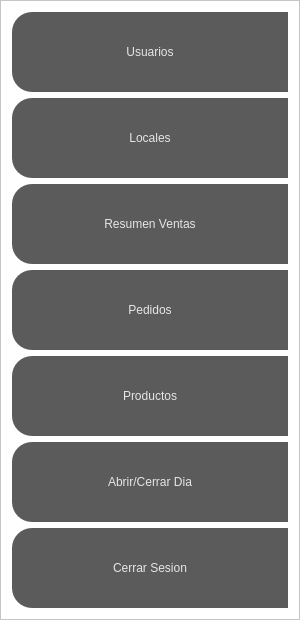
           <widget class="QFrame" name="frame_control">
            <property name="minimumSize">
             <size>
              <width>300</width>
              <height>0</height>
             </size>
            </property>
            <property name="maximumSize">
             <size>
              <width>0</width>
              <height>16777215</height>
             </size>
            </property>
            <property name="styleSheet">
             <string notr="true">QFrame{
	background-color: rgb(255, 255, 255);
}

QPushButton{
	background-color: rgb(91, 91, 91);
	border-top-left-radius: 20px;
	border-bottom-left-radius: 20px;
	color: rgb(230,230,230);
	font: 75 15pt &quot;Yu Gothic UI Semibold&quot;;
}

QpushButtom: hover{
	background-color: black;
	border-top-left-radius: 20px;
	border-bottom-left-radius: 20px;
	color: rgb(255,255,255);
	font: 75 15pt &quot;Yu Gothic UI Semibold&quot;;
}

</string>
            </property>
            <property name="frameShape">
             <enum>QFrame::StyledPanel</enum>
            </property>
            <property name="frameShadow">
             <enum>QFrame::Raised</enum>
            </property>
            <layout class="QVBoxLayout" name="verticalLayout_3">
             <item>
              <widget class="QPushButton" name="Boton_usuarios">
               <property name="minimumSize">
                <size>
                 <width>0</width>
                 <height>80</height>
                </size>
               </property>
               <property name="styleSheet">
                <string notr="true"/>
               </property>
               <property name="text">
                <string>Usuarios</string>
               </property>
              </widget>
             </item>
             <item>
              <widget class="QPushButton" name="Boton_locales">
               <property name="minimumSize">
                <size>
                 <width>0</width>
                 <height>80</height>
                </size>
               </property>
               <property name="styleSheet">
                <string notr="true"/>
               </property>
               <property name="text">
                <string>Locales</string>
               </property>
              </widget>
             </item>
             <item>
              <widget class="QPushButton" name="Boton_resumenVentas">
               <property name="minimumSize">
                <size>
                 <width>0</width>
                 <height>80</height>
                </size>
               </property>
               <property name="styleSheet">
                <string notr="true"/>
               </property>
               <property name="text">
                <string>Resumen Ventas</string>
               </property>
              </widget>
             </item>
             <item>
              <widget class="QPushButton" name="Boton_pedidos">
               <property name="minimumSize">
                <size>
                 <width>0</width>
                 <height>80</height>
                </size>
               </property>
               <property name="styleSheet">
                <string notr="true"/>
               </property>
               <property name="text">
                <string>Pedidos</string>
               </property>
              </widget>
             </item>
             <item>
              <widget class="QPushButton" name="Boton_mesas">
               <property name="minimumSize">
                <size>
                 <width>0</width>
                 <height>80</height>
                </size>
               </property>
               <property name="styleSheet">
                <string notr="true"/>
               </property>
               <property name="text">
                <string>Productos</string>
               </property>
              </widget>
             </item>
             <item>
              <widget class="QPushButton" name="Boton_cerrarAbrirDia">
               <property name="minimumSize">
                <size>
                 <width>0</width>
                 <height>80</height>
                </size>
               </property>
               <property name="styleSheet">
                <string notr="true"/>
               </property>
               <property name="text">
                <string>Abrir/Cerrar Dia</string>
               </property>
              </widget>
             </item>
             <item>
              <widget class="QPushButton" name="Boton_cerrarSesion">
               <property name="minimumSize">
                <size>
                 <width>0</width>
                 <height>80</height>
                </size>
               </property>
               <property name="styleSheet">
                <string notr="true"/>
               </property>
               <property name="text">
                <string>Cerrar Sesion</string>
               </property>
              </widget>
             </item>
            </layout>
           </widget>
